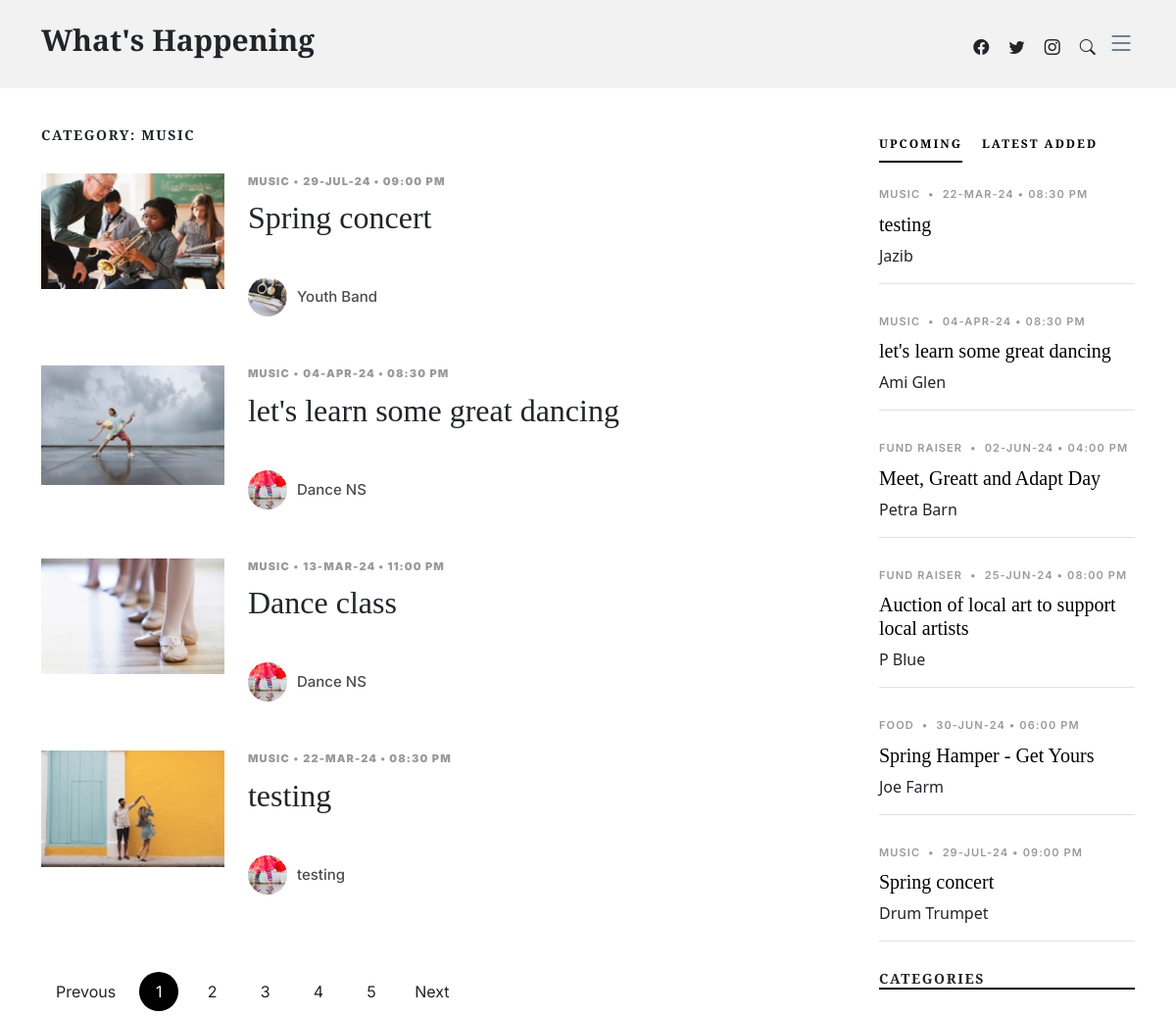
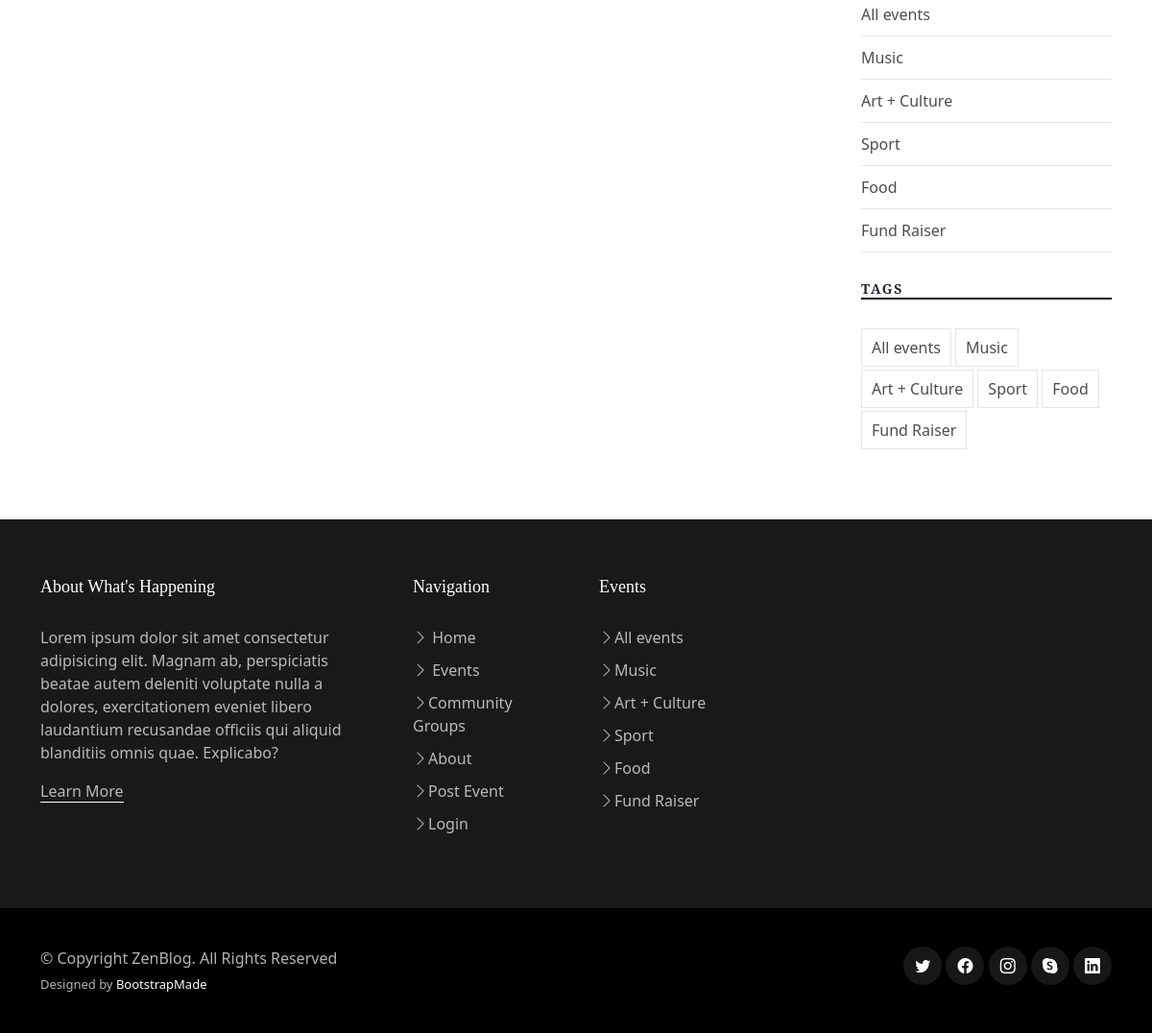
The page /events.php?category=Music on the database its author committed (2 pictures, top to bottom).
### tables this page shows
CREATE TABLE `events` (
  `EventID` int(11) NOT NULL,
  `EventTypeID` int(11) NOT NULL,
  `GroupID` int(11) NOT NULL,
  `EventDate` timestamp NOT NULL DEFAULT CURRENT_TIMESTAMP,
  `SubmitDate` timestamp NOT NULL DEFAULT CURRENT_TIMESTAMP,
  `EventTitle` varchar(100) NOT NULL,
  `EventImage` varchar(50) NOT NULL,
  `EventDesc` text NOT NULL
);

CREATE TABLE `eventtypes` (
  `EventTypeID` int(11) NOT NULL,
  `EventType` varchar(100) NOT NULL
);

CREATE TABLE `groups` (
  `GroupID` int(11) NOT NULL,
  `GroupName` varchar(100) NOT NULL,
  `GroupImage` varchar(50) NOT NULL,
  `GroupType` varchar(100) NOT NULL,
  `GroupDesc` text NOT NULL,
  `ContactName` varchar(255) NOT NULL,
  `ContactEmail` varchar(255) NOT NULL
);

### events.php (the view, shortened to what this page needs)
<!DOCTYPE html>
<html lang="en">
<head>
  <link href="assets/vendor/bootstrap/css/bootstrap.min.css" rel="stylesheet">
  <link href="assets/vendor/bootstrap-icons/bootstrap-icons.css" rel="stylesheet">
  <link href="assets/vendor/swiper/swiper-bundle.min.css" rel="stylesheet">
  <link href="assets/vendor/glightbox/css/glightbox.min.css" rel="stylesheet">
  <link href="assets/vendor/aos/aos.css" rel="stylesheet">
  <link href="assets/css/variables.css" rel="stylesheet">
  <link href="assets/css/main.css" rel="stylesheet">
</head>
<body>
  <header id="header" class="header d-flex align-items-center fixed-top">
    <div class="container-fluid container-xl d-flex align-items-center justify-content-between">
      <a href="index.php" class="logo d-flex align-items-center">
        <h1>What's Happening</h1>
      </a>
      <div class="position-relative">
        <a href="#" class="mx-2"><span class="bi-facebook"></span></a>
        <a href="#" class="mx-2"><span class="bi-twitter"></span></a>
        <a href="#" class="mx-2"><span class="bi-instagram"></span></a>
        <a href="#" class="mx-2 js-search-open"><span class="bi-search"></span></a>
        <i class="bi bi-list mobile-nav-toggle"></i>
      </div>
    </div>
  </header>
  <main id="main">
    <section>
      <div class="container">
        <div class="row">
          <div class="col-md-9" data-aos="fade-up">
            <div class="col-md-9" data-aos="fade-up">
              <h3 class="category-title">Category:
                <?php
                if (isset ($_GET['category'])) {
                  echo $_GET['category'];
                } else {
                  echo "All";
                }
                ?>
              </h3>
              <?php
              include './serverlogin.php';
              $connection = new mysqli($db_hostname, $db_username, $db_password, $db_database);
              $eventType = isset ($_GET['category']) ? $_GET['category'] : '';
              $query = "SELECT Events.*, Groups.GroupName, Groups.GroupImage, EventTypes.EventType
                                      FROM Events
                                      INNER JOIN Groups ON Events.GroupID = Groups.GroupID
                                      INNER JOIN EventTypes ON Events.EventTypeID = EventTypes.EventTypeID";
              if (!empty ($eventType) && $eventType != 'All') {
                $query .= " WHERE EventTypes.EventType = '$eventType'";
              }
              $query .= " ORDER BY STR_TO_DATE(Events.EventDate, '%Y-%m-%d %h:%i %p') ASC";
              $result = mysqli_query($connection, $query);
              if ($result) {
                while ($row = mysqli_fetch_assoc($result)) {
                  $formattedDateTime = date_format(date_create($row['EventDate']), 'd-M-y') . ' &bull; ' . date_format(date_create($row['EventDate']), 'h:i A');
                  echo '<div class="d-md-flex post-entry-2 small-img">
                                      <form action="single-post.php" method="post" class="me-4 thumbnail">
                                        <input type="hidden" name="EventID" value="' . $row['EventID'] . '">
                                        <button type="submit" style="border: none; background: none; padding: 0; margin: 0;">
                                            <img src="' . $row['EventImage'] . '" alt="" class="img-fluid">
                                        </button>
                                    </form>
                                    <div>
                                        <div class="post-meta"><strong><span>' . $row['EventType'] . '</span><span class="mx-1">&bullet;</span><span class="date">' . $formattedDateTime . '</span></strong></div>
                                        <form action="single-post.php" method="post">
                                          <h2>' . $row['EventTitle'] . '</h2>
                                          <h3 style="margin: 0;"><button type="submit" style="border: none; background: none; padding: 0; margin: 0; color: inherit; text-decoration: none;">' . $row['Title'] . '</button></h3>
                                        </form>
                                        <div class="d-flex align-items-center author">
                                            <div class="photo"><img src="' . $row['GroupImage'] . '" alt="" class="img-fluid"></div>
                                            <div class="name">
                                                <h3 class="m-0 p-0">' . $row['GroupName'] . '</h3>
                                            </div>
                                        </div>
                                    </div>
                                  </div>';
                }
              } else {
                echo "Error fetching events: " . mysqli_error($connection);
              }
              ?>
            </div>
            <div class="text-start py-4">
              <div class="custom-pagination">
                <a href="#" class="prev">Prevous</a>
                <a href="#" class="active">1</a>
                <a href="#">2</a>
                <a href="#">3</a>
                <a href="#">4</a>
                <a href="#">5</a>
                <a href="#" class="next">Next</a>
              </div>
            </div>
          </div>
          <div class="col-md-3">
            <div class="aside-block">
              <ul class="nav nav-pills custom-tab-nav mb-4" id="pills-tab" role="tablist">
                <li class="nav-item" role="presentation">
                  <button class="nav-link active" id="pills-popular-tab" data-bs-toggle="pill"
                    data-bs-target="#pills-popular" type="button" role="tab" aria-controls="pills-popular"
                    aria-selected="true">Upcoming</button>
                </li>
                <li class="nav-item" role="presentation">
                  <button class="nav-link" id="pills-trending-tab" data-bs-toggle="pill"
                    data-bs-target="#pills-trending" type="button" role="tab" aria-controls="pills-trending"
                    aria-selected="false">Latest Added</button>
                </li>
              </ul>
              <div class="tab-content" id="pills-tabContent">
                <?php
                include_once 'serverlogin.php';
                $connection = new mysqli($db_hostname, $db_username, $db_password, $db_database);
                $happeningSoonQuery = "SELECT e.*, et.EventType, c.ContactName
                    FROM events e
                    JOIN eventtypes et ON e.EventTypeID = et.EventTypeID
                    JOIN groups c ON e.GroupID = c.GroupID
                    WHERE e.EventDate >= CURDATE()
                    ORDER BY e.EventDate ASC";
                $happeningSoonResult = mysqli_query($connection, $happeningSoonQuery);
                if ($happeningSoonResult) {
                  echo '<div class="tab-pane fade show active" id="pills-popular" role="tabpanel" aria-labelledby="pills-popular-tab">';
                  while ($happeningSoonEvent = mysqli_fetch_assoc($happeningSoonResult)) {
                    $formattedDateTime = date_format(date_create($happeningSoonEvent['EventDate']), 'd-M-y') . ' &bull; ' . date_format(date_create($happeningSoonEvent['EventDate']), 'h:i A');
                    echo '<div class="post-entry-1 border-bottom">
                <div class="post-meta"><span class="date">' . $happeningSoonEvent['EventType'] . '</span> <span class="mx-1">&bullet;</span>
                    <span>' . $formattedDateTime . '</span>
                </div>
                <h2 class="mb-2"><a href="#">' . $happeningSoonEvent['EventTitle'] . '</a></h2>
                <span class="author mb-3 d-block">' . $happeningSoonEvent['ContactName'] . '</span>
            </div>';
                  }
                  echo '</div>';
                } else {
                  echo "Error: " . mysqli_error($connection);
                }
                ?>
              </div>
            </div>
            <div class="aside-block">
              <h3 class="aside-title">Categories</h3>
              <ul class="aside-links list-unstyled">
                <li><a href="events.php?category=All">All events</a></li>
                <li><a href="events.php?category=Music">Music</a></li>
                <li><a href="events.php?category=Art+Culture">Art + Culture</a></li>
                <li><a href="events.php?category=Sport">Sport</a></li>
                <li><a href="events.php?category=Food">Food</a></li>
                <li><a href="events.php?category=Fund+Raiser">Fund Raiser</a></li>
              </ul>
            </div>
            <div class="aside-block">
              <h3 class="aside-title">Tags</h3>
              <ul class="aside-tags list-unstyled">
                <li><a href="events.php?category=All">All events</a></li>
                <li><a href="events.php?category=Music">Music</a></li>
                <li><a href="events.php?category=Art+Culture">Art + Culture</a></li>
                <li><a href="events.php?category=Sport">Sport</a></li>
                <li><a href="events.php?category=Food">Food</a></li>
                <li><a href="events.php?category=Fund+Raiser">Fund Raiser</a></li>
              </ul>
            </div>
          </div>
        </div>
      </div>
    </section>
  </main>
  <footer id="footer" class="footer">
    <div class="footer-content">
      <div class="container">
        <div class="row g-5">
          <div class="col-lg-4">
            <h3 class="footer-heading">About What's Happening</h3>
            <p>Lorem ipsum dolor sit amet consectetur adipisicing elit. Magnam ab, perspiciatis beatae autem deleniti
              voluptate nulla a dolores, exercitationem eveniet libero laudantium recusandae officiis qui aliquid
              blanditiis omnis quae. Explicabo?</p>
            <p><a href="about.php" class="footer-link-more">Learn More</a></p>
          </div>
          <div class="col-6 col-lg-2">
            <h3 class="footer-heading">Navigation</h3>
            <ul class="footer-links list-unstyled">
              <li><a href="index.php"><i class="bi bi-chevron-right"></i> Home</a></li>
              <li><a href="events.php"><i class="bi bi-chevron-right"></i> Events</a></li>
              <li><a href="groups.php"><i class="bi bi-chevron-right"></i>Community Groups</a></li>
              <li><a href="about.php"><i class="bi bi-chevron-right"></i>About</a></li>
              <li><a href="post.php"><i class="bi bi-chevron-right"></i>Post Event</a></li>
              <li><a href="login.php"><i class="bi bi-chevron-right"></i>Login</a></li>
            </ul>
          </div>
          <div class="col-6 col-lg-2">
            <h3 class="footer-heading">Events</h3>
            <ul class="footer-links list-unstyled">
              <li><a href="events.php?category=All" class="bi bi-chevron-right">All events</a></li>
              <li><a href="events.php?category=Music" class="bi bi-chevron-right">Music</a></li>
              <li><a href="events.php?category=Art+Culture" class="bi bi-chevron-right">Art + Culture</a></li>
              <li><a href="events.php?category=Sport" class="bi bi-chevron-right">Sport</a></li>
              <li><a href="events.php?category=Food" class="bi bi-chevron-right">Food</a></li>
              <li><a href="events.php?category=Fund+Raiser" class="bi bi-chevron-right">Fund Raiser</a></li>
            </ul>
          </div>
        </div>
      </div>
    </div>
    <div class="footer-legal">
      <div class="container">
        <div class="row justify-content-between">
          <div class="col-md-6 text-center text-md-start mb-3 mb-md-0">
            <div class="copyright">
              © Copyright <strong><span>ZenBlog</span></strong>. All Rights Reserved
            </div>
            <div class="credits">
              Designed by <a href="https://bootstrapmade.com/">BootstrapMade</a>
            </div>
          </div>
          <div class="col-md-6">
            <div class="social-links mb-3 mb-lg-0 text-center text-md-end">
              <a href="#" class="twitter"><i class="bi bi-twitter"></i></a>
              <a href="#" class="facebook"><i class="bi bi-facebook"></i></a>
              <a href="#" class="instagram"><i class="bi bi-instagram"></i></a>
              <a href="#" class="google-plus"><i class="bi bi-skype"></i></a>
              <a href="#" class="linkedin"><i class="bi bi-linkedin"></i></a>
            </div>
          </div>
        </div>
      </div>
    </div>
  </footer>
</body>
</html>

### assets/css/variables.css (style rules this page uses)
:root { --font-default: 'EB Garamond', system-ui, -apple-system, "Segoe UI", Roboto, "Helvetica Neue", Arial, "Noto Sans", "Liberation Sans", sans-serif, "Apple Color Emoji", "Segoe UI Emoji", "Segoe UI Symbol", "Noto Color Emoji"; --font-primary: 'EB Garamond', serif; --font-secondary: 'Inter', sans-serif; --color-default: #212529; --color-default-rgb: 33, 37, 41; --color-links: #212529; --color-links-hover: #15171a; --color-primary: #212529; --color-primary-light: #26282c; --color-primary-dark: #0b0c0e; --color-primary-rgb: 33, 37, 41; --color-primary-light-rgb: 38, 40, 44; --color-primary-dark-rgb: 11, 12, 14; --color-secondary: #596d80; --color-secondary-light: #8498aa; --color-secondary-dark: #404f5c; --color-secondary-rgb: 89, 109, 128; --color-secondary-light-rgb: 132, 152, 170; --color-secondary-dark-rgb: 64, 79, 92; --color-blue: #0d6efd; --color-blue-rgb: 13, 110, 253; --color-indigo: #6610f2; --color-indigo-rgb: 102, 16, 242; --color-purple: #6f42c1; --color-purple-rgb: 111, 66, 193; --color-pink: #f3268c; --color-pink-rgb: 243, 38, 140; --color-red: #df1529; --color-red-rgb: 223, 21, 4; --color-orange: #fd7e14; --color-orange-rgb: 253, 126, 20; --color-yellow: #ffc107; --color-yellow-rgb: 255, 193, 7; --color-green: #059652; --color-green-rgb: 5, 150, 82; --color-teal: #20c997; --color-teal-rgb: 32, 201, 151; --color-cyan: #0dcaf0; --color-cyan-rgb: 13, 202, 240; --color-white: #ffffff; --color-white-rgb: 255, 255, 255; --color-gray: #6c757d; --color-gray-rgb: 108, 117, 125; --color-black: #000000; --color-black-rgb: 0, 0, 0; }
:root { --bs-blue: var(--color-blue); --bs-indigo: var(--color-indigo); --bs-purple: var(--color-purple); --bs-pink: var(--color-pink); --bs-red: var(--color-red); --bs-orange: var(--color-orange); --bs-yellow: var(--color-yellow); --bs-green: var(--color-green); --bs-teal: var(--color-teal); --bs-cyan: var(--color-cyan); --bs-white: var(--color-white); --bs-gray: var(--color-gray); --bs-gray-dark: #343a40; --bs-gray-100: #f8f9fa; --bs-gray-200: #e9ecef; --bs-gray-300: #dee2e6; --bs-gray-400: #ced4da; --bs-gray-500: #adb5bd; --bs-gray-600: #6c757d; --bs-gray-700: #495057; --bs-gray-800: #343a40; --bs-gray-900: #212529; --bs-primary: var(--color-blue); --bs-secondary: var(--color-blue); --bs-success: #198754; --bs-info: #0dcaf0; --bs-warning: #ffc107; --bs-danger: #dc3545; --bs-light: #f8f9fa; --bs-dark: #212529; --bs-primary-rgb: var(--color-primary-rgb); --bs-secondary-rgb: var(--color-secondary-rgb); --bs-success-rgb: 25, 135, 84; --bs-info-rgb: 13, 202, 240; --bs-warning-rgb: 255, 193, 7; --bs-danger-rgb: 220, 53, 69; --bs-light-rgb: 248, 249, 250; --bs-dark-rgb: 33, 37, 41; --bs-white-rgb: var(--color-white-rgb); --bs-black-rgb: var(--color-black-rgb); --bs-body-color-rgb: var(--color-default-rgb); --bs-body-bg-rgb: 255, 255, 255; --bs-font-sans-serif: var(--font-default); --bs-font-monospace: SFMono-Regular, Menlo, Monaco, Consolas, "Liberation Mono", "Courier New", monospace; --bs-gradient: linear-gradient(180deg, rgba(255, 255, 255, 0.15), rgba(255, 255, 255, 0)); --bs-body-font-family: var(--font-default); --bs-body-font-size: 1rem; --bs-body-font-weight: 400; --bs-body-line-height: 1.5; --bs-body-color: var(--color-default); --bs-body-bg: #fff; }

### rows shown on the page
events: EventImage (picture), EventTypeID.EventType "MUSIC", EventDate "29-JUL-24 • 09:00 PM", EventTitle "Spring concert", GroupID.GroupImage (picture), GroupID.GroupName "Youth Band", GroupID.ContactName "Drum Trumpet"
events: EventImage (picture), EventTypeID.EventType "MUSIC", EventDate "04-APR-24 • 08:30 PM", EventTitle "let's learn some great dancing", GroupID.GroupImage (picture), GroupID.GroupName "Dance NS", GroupID.ContactName "Ami Glen"
events: EventImage (picture), EventTypeID.EventType "MUSIC", EventDate "13-MAR-24 • 11:00 PM", EventTitle "Dance class", GroupID.GroupImage (picture), GroupID.GroupName "Dance NS"
events: EventImage (picture), EventTypeID.EventType "MUSIC", EventDate "22-MAR-24 • 08:30 PM", EventTitle "testing", GroupID.GroupImage (picture), GroupID.GroupName "testing", GroupID.ContactName "Jazib"
events: EventTypeID.EventType "FUND RAISER", EventDate "02-JUN-24 • 04:00 PM", EventTitle "Meet, Greatt and Adapt Day", GroupID.ContactName "Petra Barn"
events: EventTypeID.EventType "FUND RAISER", EventDate "25-JUN-24 • 08:00 PM", EventTitle "Auction of local art to support local artists", GroupID.ContactName "P Blue"
events: EventTypeID.EventType "FOOD", EventDate "30-JUN-24 • 06:00 PM", EventTitle "Spring Hamper - Get Yours", GroupID.ContactName "Joe Farm"

### other values the page prints
$_GET['category'] "MUSIC"
